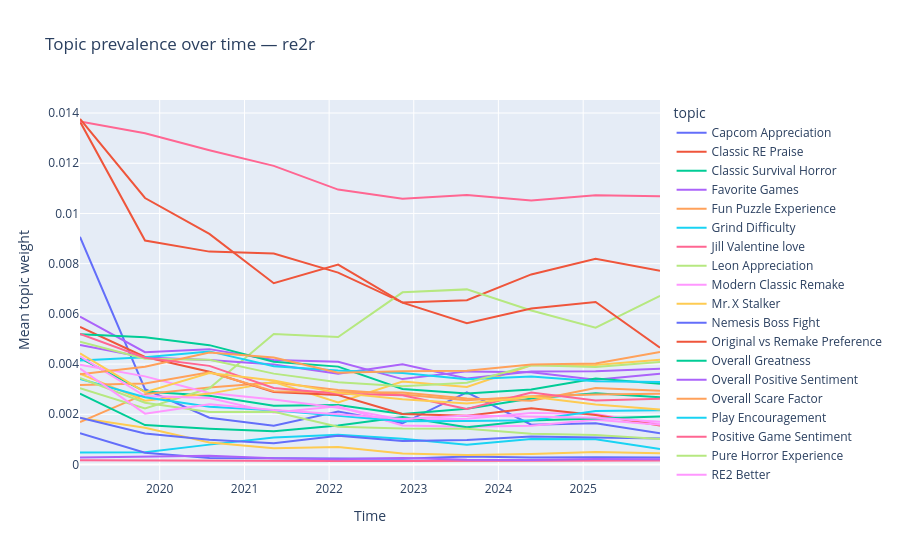
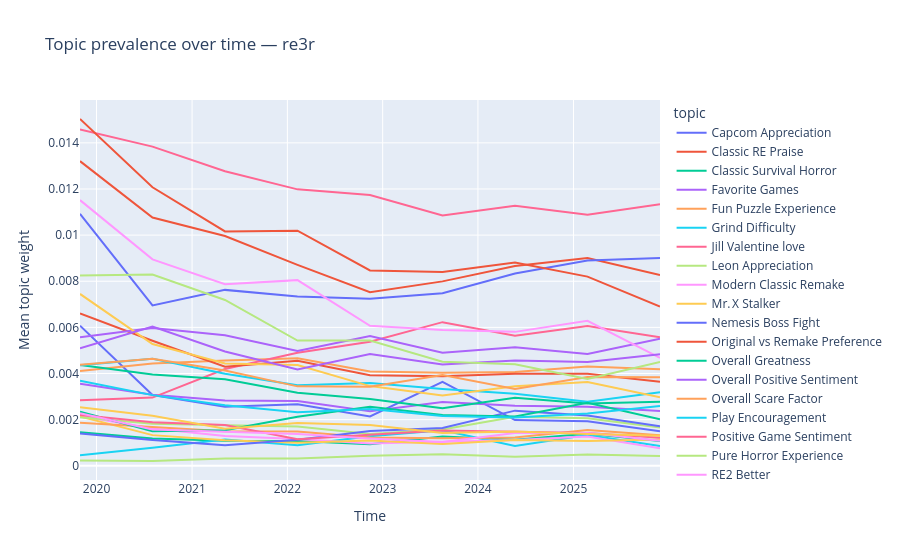

Notebook code for these charts, in order:
### Markdown cell above
## Visualizing Topic Scores

### Code cell
# Tracks the 30 pooled topics over time, split by game
TIME_BINS = 10

topic_over_time_df = review_topic_scores.copy()
topic_over_time_df["date"] = pd.to_datetime(reviews_with_topic_scores["date_created"]).values
topic_over_time_df["time_bin"] = pd.cut(topic_over_time_df["date"], bins=TIME_BINS)

long_df = topic_over_time_df.melt(
    id_vars=["game", "time_bin"],
    value_vars=topic_names,
    var_name="topic",
    value_name="weight",
)
time_series = (
    long_df.groupby(["game", "time_bin", "topic"], observed=True)["weight"]
    .mean()
    .reset_index()
)
time_series["time_bin_start"] = time_series["time_bin"].apply(lambda interval: interval.left)

for game in ["re2r", "re3r"]:
    game_df = time_series[time_series["game"] == game]
    fig = px.line(
        game_df,
        x="time_bin_start",
        y="weight",
        color="topic",
        title=f"Topic prevalence over time — {game}",
        labels={"time_bin_start": "Time", "weight": "Mean topic weight"},
    )
    fig.write_html(VIZ_DIR / f"topic_prevalence_over_time_{game}.html")
    fig.show()
